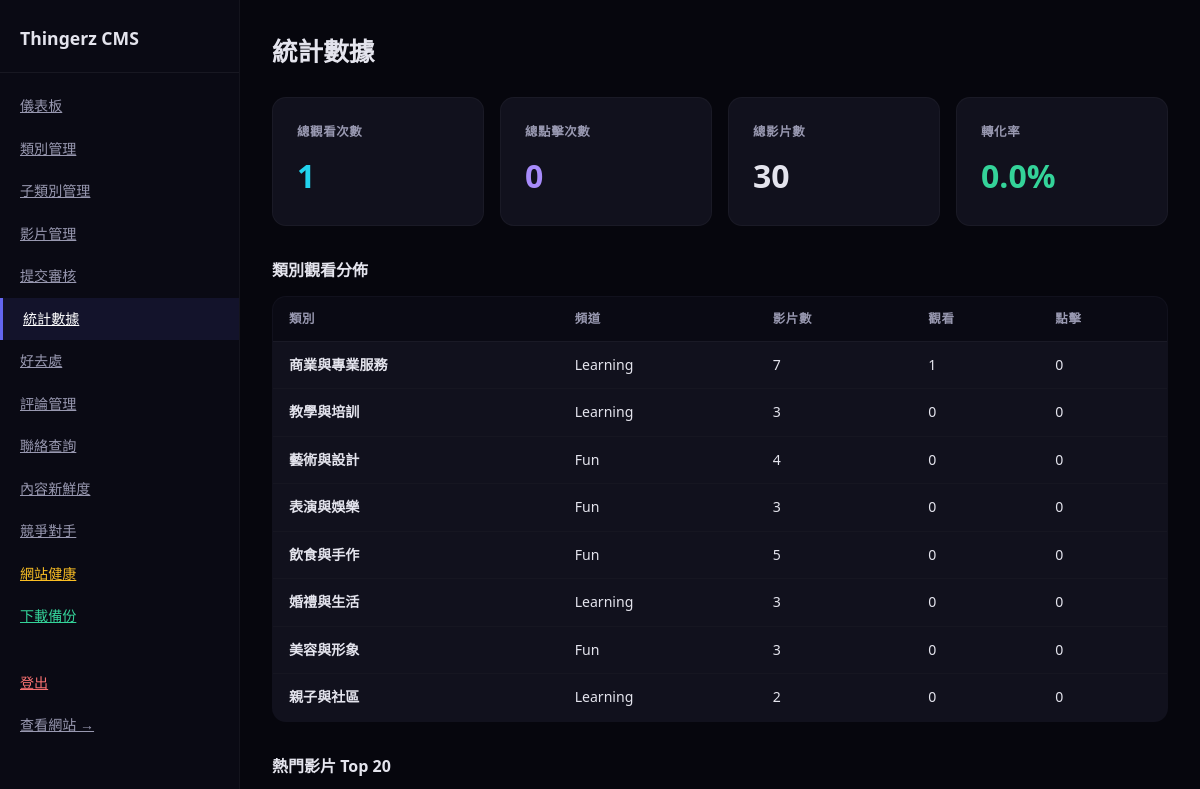
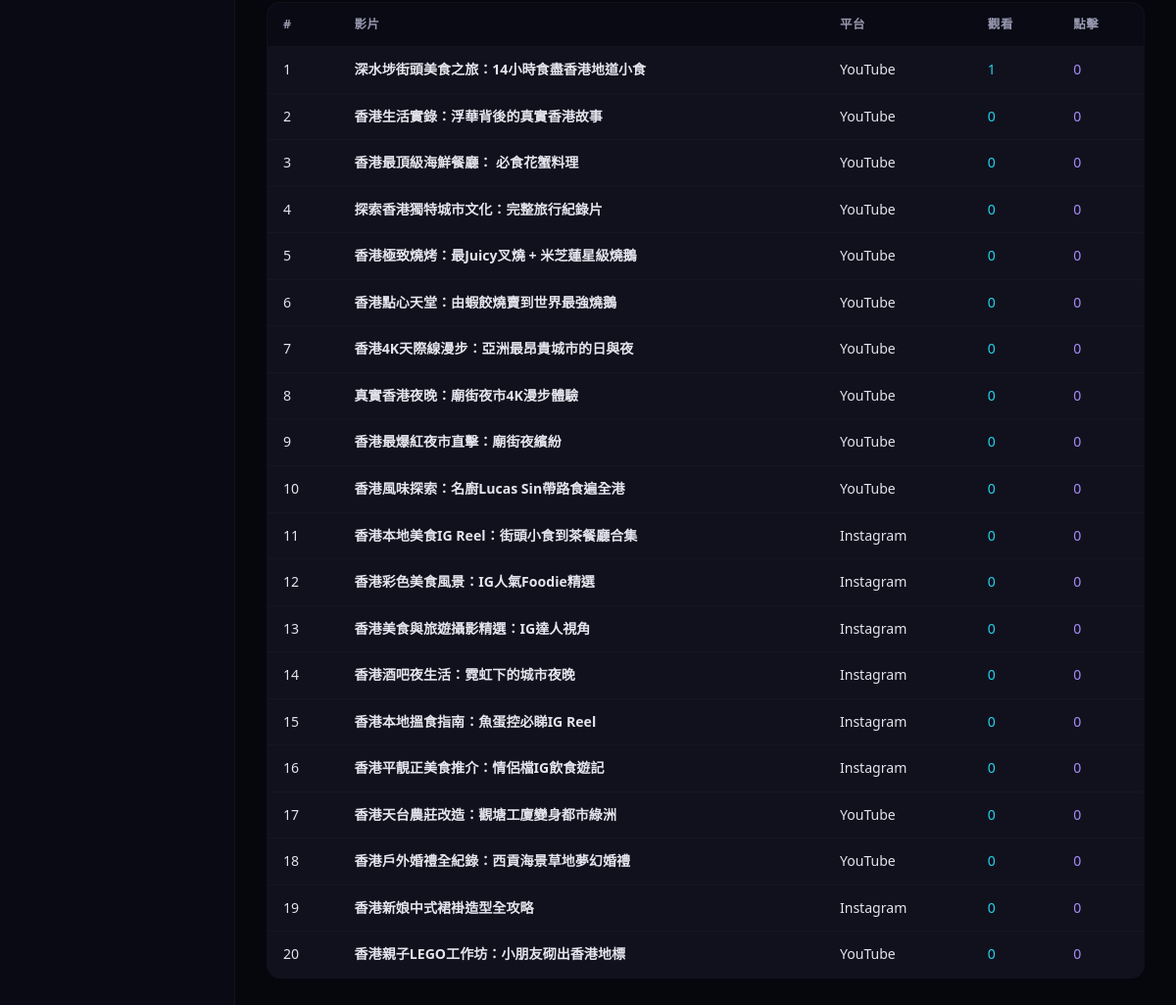
Page /admin/statistics (signed in) on the earlier database version (2 pictures, top to bottom).
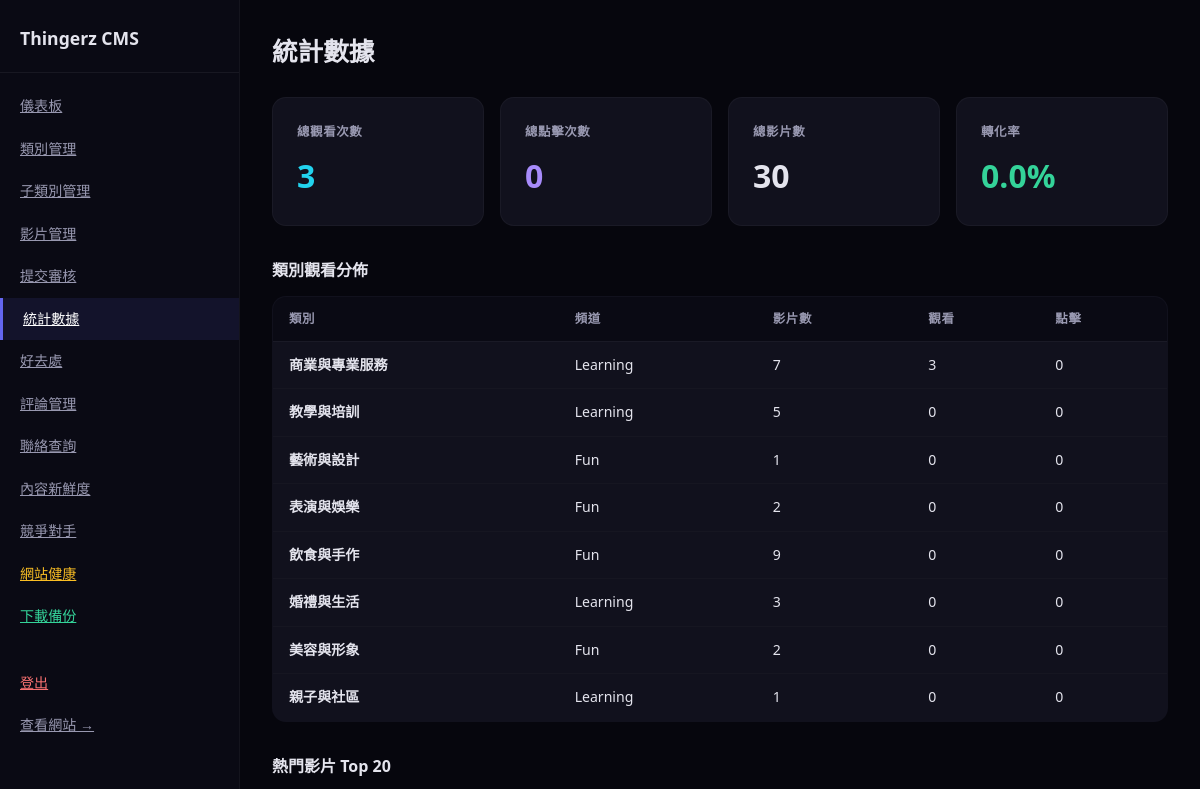
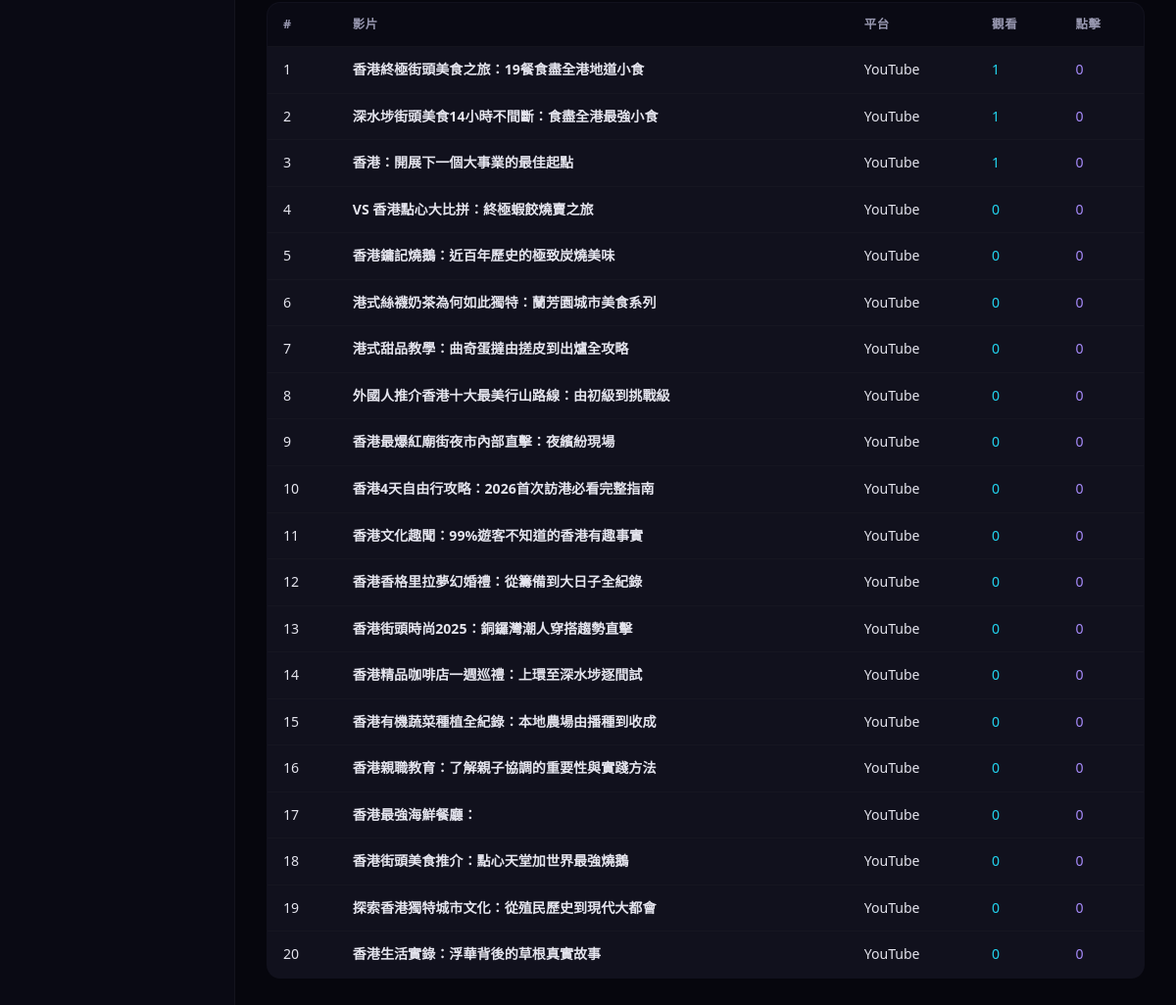
Same page on the later database version (2 pictures, top to bottom).
### tables this page shows
CREATE TABLE categories (
        id TEXT, category_id TEXT UNIQUE, name_slug TEXT, name_zh TEXT, name_en TEXT,
        track TEXT, direction TEXT, description_zh TEXT, description_en TEXT);

CREATE TABLE videos (
        id TEXT UNIQUE, subcategory_id TEXT, category_id TEXT, platform TEXT, platform_id TEXT,
        title_zh TEXT, title_en TEXT, description_zh TEXT, description_en TEXT,
        thumbnail_url TEXT, aspect_ratio TEXT, tags TEXT, status TEXT,
        track TEXT, direction TEXT, submitted_date TEXT);

### app.py (the view)
@app.route('/admin/statistics')
@admin_required
def admin_statistics():
    vids = read_csv('videos.csv')
    vc = read_csv('view_counts.csv')
    vc_map = {}
    for r in vc:
        vc_map[r['video_id']] = {'views': int(r.get('count', 0)), 'clicks': int(r.get('clicks', 0))}
    video_stats = []
    total_views = 0
    total_clicks = 0
    for v in vids:
        s = vc_map.get(v['id'], {'views': 0, 'clicks': 0})
        video_stats.append({
            'id': v['id'],
            'title': v.get('title_zh', ''),
            'platform': v.get('platform', ''),
            'views': s['views'],
            'clicks': s['clicks'],
            'track': v.get('track', ''),
            'category_id': v.get('category_id', ''),
        })
        total_views += s['views']
        total_clicks += s['clicks']
    video_stats.sort(key=lambda x: x['views'], reverse=True)
    cats = get_categories()
    cat_stats = []
    for cat in cats:
        cat_vids = [vs for vs in video_stats if vs['category_id'] == cat['category_id']]
        cat_stats.append({
            'name': cat['name_zh'],
            'views': sum(v['views'] for v in cat_vids),
            'clicks': sum(v['clicks'] for v in cat_vids),
            'count': len(cat_vids),
            'track': cat.get('track', ''),
        })
    return render_template('admin/statistics.html',
                           video_stats=video_stats[:20],
                           total_views=total_views,
                           total_clicks=total_clicks,
                           total_videos=len(vids),
                            cat_stats=cat_stats,
                            platform_config=PLATFORM_CONFIG)

### app.py (called while the page is built)
def get_db():
    db = sqlite3.connect(DB_PATH)
    db.row_factory = sqlite3.Row
    db.execute("PRAGMA journal_mode=WAL")
    return db

def read_table(table_name):
    db = get_db()
    rows = [dict(r) for r in db.execute(f"SELECT * FROM {table_name}").fetchall()]
    db.close()
    return rows

def read_csv(filename):
    return read_table(filename.replace('.csv', ''))

def get_categories(track=None, direction=None):
    cats = read_csv('categories.csv')
    if track:
        cats = [c for c in cats if c.get('track', '') == track]
    if direction:
        cats = [c for c in cats if c.get('direction', '') == direction]
    return cats

def admin_required(f):
    @wraps(f)
    def decorated(*args, **kwargs):
        if not session.get('admin_logged_in'):
            return redirect(url_for('admin_login'))
        return f(*args, **kwargs)
    return decorated

@app.context_processor
def inject_globals():
    return {
        'categories': get_categories(),
        'platform_config': PLATFORM_CONFIG,
        'directions': DIRECTIONS,
        'now': datetime.now()
    }

@app.after_request
def add_utf8_header(response):
    ct = response.headers.get('Content-Type', '')
    if ct and 'text/html' in ct:
        response.headers['Content-Type'] = 'text/html; charset=utf-8'
    return response

### templates/admin/statistics.html
{% extends "admin/layout.html" %}
{% block admin_content %}
<h1>統計數據</h1>
<div class="stats">
    <div class="stat-card"><h3>總觀看次數</h3><div class="num" style="color:#22d3ee">{{ total_views }}</div></div>
    <div class="stat-card"><h3>總點擊次數</h3><div class="num" style="color:#a78bfa">{{ total_clicks }}</div></div>
    <div class="stat-card"><h3>總影片數</h3><div class="num">{{ total_videos }}</div></div>
    <div class="stat-card"><h3>轉化率</h3><div class="num" style="color:#34d399">{{ "%.1f"|format(total_clicks / total_videos * 100 if total_videos else 0) }}%</div></div>
</div>
<h2 style="font-size:1rem;margin:32px 0 12px">類別觀看分佈</h2>
<table>
    <thead><tr><th>類別</th><th>頻道</th><th>影片數</th><th>觀看</th><th>點擊</th></tr></thead>
    <tbody>
    {% for c in cat_stats %}
    <tr>
        <td><strong>{{ c['name'] }}</strong></td>
        <td>{{ 'Fun' if c['track']=='fun' else 'Learning' }}</td>
        <td>{{ c['count'] }}</td>
        <td>{{ c['views'] }}</td>
        <td>{{ c['clicks'] }}</td>
    </tr>
    {% endfor %}
    </tbody>
</table>
<h2 style="font-size:1rem;margin:32px 0 12px">熱門影片 Top 20</h2>
<table>
    <thead><tr><th>#</th><th>影片</th><th>平台</th><th>觀看</th><th>點擊</th></tr></thead>
    <tbody>
    {% for v in video_stats %}
    <tr>
        <td>{{ loop.index }}</td>
        <td><strong>{{ v['title'] }}</strong></td>
        <td>{{ platform_config.get(v['platform'],{}).get('name',v['platform']) }}</td>
        <td style="color:#22d3ee">{{ v['views'] }}</td>
        <td style="color:#a78bfa">{{ v['clicks'] }}</td>
    </tr>
    {% endfor %}
    </tbody>
</table>
{% endblock %}

### templates/admin/layout.html (shortened to what this page needs)
<!DOCTYPE html>
<html lang="zh-HK">
<head><meta charset="UTF-8"><meta name="viewport" content="width=device-width, initial-scale=1.0"><title>管理後台 - Thingerz</title>
</head>
<body><div class="admin-layout">
<div class="sidebar">
    <h2>Thingerz CMS</h2>
    <a href="{{ url_for('admin_dashboard') }}" class="{% if request.endpoint == 'admin_dashboard' %}active{% endif %}">儀表板</a>
    <a href="{{ url_for('admin_categories') }}" class="{% if 'admin_categories' in request.endpoint or 'admin_category' in request.endpoint %}active{% endif %}">類別管理</a>
    <a href="{{ url_for('admin_subcategories') }}" class="{% if 'admin_subcategories' in request.endpoint or 'admin_subcategory' in request.endpoint %}active{% endif %}">子類別管理</a>
    <a href="{{ url_for('admin_videos') }}" class="{% if request.endpoint == 'admin_videos' %}active{% endif %}">影片管理</a>
    <a href="{{ url_for('admin_submissions') }}" class="{% if request.endpoint == 'admin_submissions' %}active{% endif %}">提交審核</a>
    <a href="{{ url_for('admin_statistics') }}" class="{% if request.endpoint == 'admin_statistics' %}active{% endif %}">統計數據</a>
    <a href="{{ url_for('admin_news') }}" class="{% if 'admin_news' in request.endpoint %}active{% endif %}">好去處</a>
    <a href="{{ url_for('admin_comments') }}" class="{% if request.endpoint == 'admin_comments' %}active{% endif %}">評論管理</a>
    <a href="{{ url_for('admin_contacts') }}" class="{% if request.endpoint == 'admin_contacts' %}active{% endif %}">聯絡查詢</a>
    <a href="{{ url_for('admin_freshness') }}" class="{% if request.endpoint == 'admin_freshness' %}active{% endif %}">內容新鮮度</a>
    <a href="{{ url_for('admin_competitors') }}" class="{% if request.endpoint == 'admin_competitors' %}active{% endif %}">競爭對手</a>
    <a href="{{ url_for('admin_health') }}" class="{% if request.endpoint == 'admin_health' %}active{% endif %}" style="color:#fbbf24">網站健康</a>
    <a href="{{ url_for('admin_backup') }}" style="color:#34d399">下載備份</a>
    <a href="{{ url_for('admin_logout') }}" style="margin-top:24px;color:#f87171">登出</a>
    <a href="{{ url_for('index') }}" target="_blank">查看網站 →</a>
</div>
<div class="main">
{% block admin_content %}{% endblock %}
</div>
</div></body></html>

### templates/admin/layout.html (style rules this page uses)
*,*::before,*::after { box-sizing:border-box;margin:0;padding:0 }
body { font-family:'Segoe UI','Microsoft JhengHei',sans-serif;background:#06060d;color:#e4e4ed;line-height:1.6 }
.admin-layout { display:flex;min-height:100vh }
.sidebar { width:240px;background:#0a0a14;border-right:1px solid rgba(255,255,255,.04);padding:24px 0;flex-shrink:0 }
.sidebar h2 { font-size:1.1rem;font-weight:800;padding:0 20px 20px;border-bottom:1px solid rgba(255,255,255,.06);margin-bottom:12px }
.sidebar a { display:block;padding:10px 20px;font-size:.88rem;color:#9898b0;transition:all .2s }
.sidebar a:hover,.sidebar a.active { color:#fff;background:rgba(99,102,241,.1);border-left:3px solid #6366f1 }
.main { flex:1;padding:32px;overflow-x:auto }
.main h1 { font-size:1.6rem;font-weight:800;margin-bottom:24px }
.stats { display:grid;grid-template-columns:repeat(auto-fill,minmax(200px,1fr));gap:16px;margin-bottom:32px }
.stat-card { background:#11111d;border-radius:14px;padding:24px;border:1px solid rgba(255,255,255,.04) }
.stat-card h3 { font-size:.78rem;color:#9898b0;text-transform:uppercase;letter-spacing:.05em;margin-bottom:8px }
.stat-card .num { font-size:2rem;font-weight:800 }
table { width:100%;border-collapse:collapse;background:#11111d;border-radius:14px;overflow:hidden;border:1px solid rgba(255,255,255,.04) }
th { text-align:left;padding:12px 16px;font-size:.78rem;color:#9898b0;text-transform:uppercase;letter-spacing:.05em;background:#0a0a14;border-bottom:1px solid rgba(255,255,255,.04) }
td { padding:12px 16px;font-size:.88rem;border-bottom:1px solid rgba(255,255,255,.02) }
a { color:#818cf8 }

Differences in the rows shown:
no longer on this page (row edited): videos: title "香港親子LEGO工作坊：小朋友砌出香港地標", get "YouTube", views "0", clicks "0"
computed for categories "商業與專業服務": views "1" → "3"
computed for categories "教學與培訓": count "3" → "5"
computed for categories "藝術與設計": count "4" → "1"
computed for categories "表演與娛樂": count "3" → "2"
computed for categories "飲食與手作": count "5" → "9"
computed for categories "美容與形象": count "3" → "2"
computed for categories "親子與社區": count "2" → "1"
changed videos: title "深水埗街頭美食之旅：14小時食盡香港地道小食" → "香港終極街頭美食之旅：19餐食盡全港地道小食"
changed videos: title "香港本地搵食指南：魚蛋控必睇IG Reel" → "深水埗街頭美食14小時不間斷：食盡全港最強小食"; get "Instagram" → "YouTube"; views "0" → "1"; moves up the list
now on this page (row edited): videos: title "香港：開展下一個大事業的最佳起點", get "YouTube", views "1", clicks "0"
changed videos: title "香港生活實錄：浮華背後的真實香港故事" → "VS 香港點心大比拼：終極蝦餃燒賣之旅"
changed videos: title "香港最頂級海鮮餐廳： 必食花蟹料理" → "香港鏞記燒鵝：近百年歷史的極致炭燒美味"
changed videos: title "探索香港獨特城市文化：完整旅行紀錄片" → "港式絲襪奶茶為何如此獨特：蘭芳園城市美食系列"
changed videos: title "香港極致燒烤：最Juicy叉燒 + 米芝蓮星級燒鵝" → "港式甜品教學：曲奇蛋撻由搓皮到出爐全攻略"
changed videos: title "香港點心天堂：由蝦餃燒賣到世界最強燒鵝" → "外國人推介香港十大最美行山路線：由初級到挑戰級"
changed videos: title "香港4K天際線漫步：亞洲最昂貴城市的日與夜" → "香港最爆紅廟街夜市內部直擊：夜繽紛現場"
changed videos: title "真實香港夜晚：廟街夜市4K漫步體驗" → "香港4天自由行攻略：2026首次訪港必看完整指南"
changed videos: title "香港最爆紅夜市直擊：廟街夜繽紛" → "香港文化趣聞：99%遊客不知道的香港有趣事實"
changed videos: title "香港風味探索：名廚Lucas Sin帶路食遍全港" → "香港香格里拉夢幻婚禮：從籌備到大日子全紀錄"
changed videos: title "香港本地美食IG Reel：街頭小食到茶餐廳合集" → "香港街頭時尚2025：銅鑼灣潮人穿搭趨勢直擊"; get "Instagram" → "YouTube"
changed videos: title "香港彩色美食風景：IG人氣Foodie精選" → "香港精品咖啡店一週巡禮：上環至深水埗逐間試"; get "Instagram" → "YouTube"
changed videos: title "香港美食與旅遊攝影精選：IG達人視角" → "香港有機蔬菜種植全紀錄：本地農場由播種到收成"; get "Instagram" → "YouTube"
changed videos: title "香港酒吧夜生活：霓虹下的城市夜晚" → "香港親職教育：了解親子協調的重要性與實踐方法"; get "Instagram" → "YouTube"
changed videos: title "香港平靚正美食推介：情侶檔IG飲食遊記" → "香港最強海鮮餐廳："; get "Instagram" → "YouTube"
changed videos: title "香港天台農莊改造：觀塘工廈變身都市綠洲" → "香港街頭美食推介：點心天堂加世界最強燒鵝"
changed videos: title "香港戶外婚禮全紀錄：西貢海景草地夢幻婚禮" → "探索香港獨特城市文化：從殖民歷史到現代大都會"
changed videos: title "香港新娘中式裙褂造型全攻略" → "香港生活實錄：浮華背後的草根真實故事"; get "Instagram" → "YouTube"
Other differences:
{{ total_views }}: "1" → "3"
